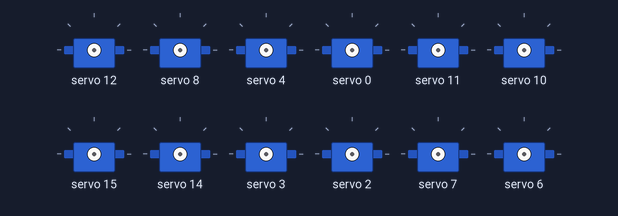
This sketch was run on a simulated Arduino Uno, built with avr-gcc and run on an emulated ATmega328P. Parts: 12 × servo.

Above: at 0.1 s.
At 3.15 s:
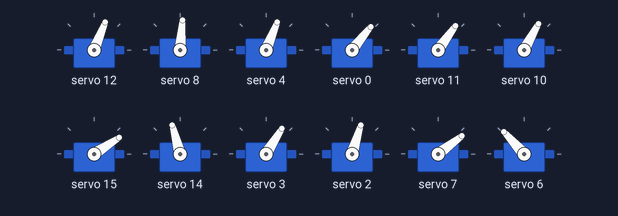
At 4.2 s:
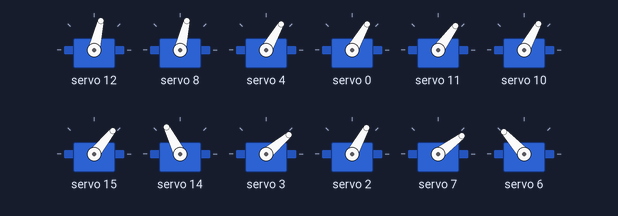
At 7.06 s:
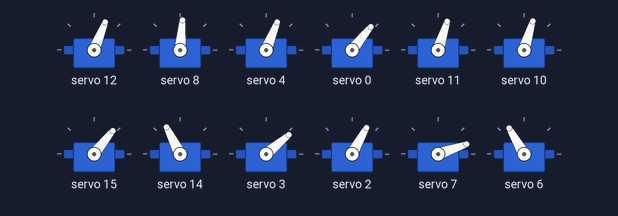
At 8.8 s:
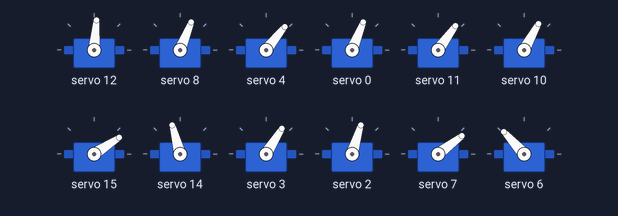
At 13.4 s:
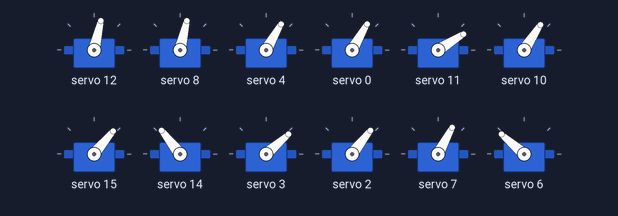
Timing chart, 0 to 19.7 s (numbered marks = the images above):
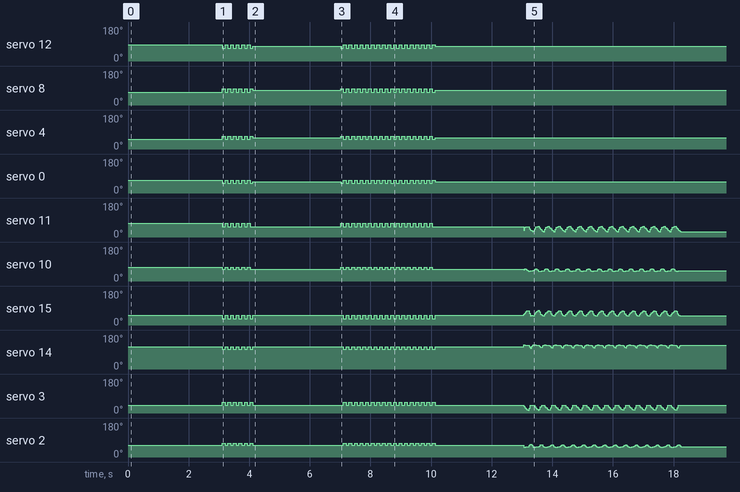

Measured:
- by itself, servo 12: 85° → 68° at 3.1 s, → 85° 0.09 s later, → 68° 0.09 s later, → 85° 0.09 s later, … (47 changes in this stretch)
- by itself, servo 8: 68° → 85° at 3.1 s, → 68° 0.09 s later, → 85° 0.09 s later, → 68° 0.09 s later, … (47 changes in this stretch)
- by itself, servo 4: 51° → 68° at 3.1 s, → 51° 0.09 s later, → 68° 0.09 s later, → 51° 0.09 s later, … (47 changes in this stretch)
- by itself, servo 0: 68° → 51° at 3.1 s, → 68° 0.09 s later, → 51° 0.09 s later, → 68° 0.09 s later, … (47 changes in this stretch)
- by itself, servo 11: 72° → 54° at 3.1 s, → 72° 0.09 s later, → 54° 0.09 s later, → 72° 0.09 s later, … (180 changes in this stretch)
- by itself, servo 10: 73° → 61° at 3.1 s, → 73° 0.09 s later, → 61° 0.09 s later, → 73° 0.09 s later, … (135 changes in this stretch)
- by itself, servo 14: 117° → 105° at 3.1 s, → 117° 0.09 s later, → 105° 0.09 s later, → 117° 0.09 s later, … (151 changes in this stretch)

The sketch:

Main.ino
```cpp
#include <Wire.h>
#include <Adafruit_PWMServoDriver.h>

Adafruit_PWMServoDriver pwm = Adafruit_PWMServoDriver(0x40);

#define ROWS 2
#define COLS 40

const double L1 = 6.5;
const double L2 = 6.5;
const double pi = 3.14159;
const double rad_to_degree = 180.0/pi;
double alpha,beta,gamma,c1,s1,c2,s2,q2,q1,x_foot,y_foot;
double path_1[ROWS][COLS];
unsigned long working_time = 0;

void backward_motion(void);
void direct_kinematic(double alpha, double gamma, double beta, double* x, double* y, double* z );
void inverse_kinematic(double x, double y, double z, double* alpha, double* beta, double* gamma );

void front_right(double x,double y);
void front_left(double x,double y);
void rear_right(double x,double y);
void rear_left(double x,double y);

void forward_motion(void);
void backward_motion(void);
void straight_shoulders(void);
void throtting_CCW (void);
void throtting_CW (void);
void up(double H);

void LinearCartesianPath(double x1, double y1, double x2, double y2,double x3, double y3, double x4, double y4, double traj[ROWS][COLS]);


void setup() {

  delay(3000);

  pwm.begin();
  pwm.setPWMFreq(60);
  straight_shoulders();
  //LinearCartesianPath(1, 11, 0, 10,-1, 9, -1, 11 , path_1);
  LinearCartesianPath(2, 11, 0, 10,-1, 9, -1, 11 , path_1);
}

void loop() {
  working_time = millis();


if(working_time < 4000){throtting_CCW();
  }else if(working_time < 7000){straight_shoulders();up(11);}
  else if(working_time < 10000){throtting_CW();}
  else if(working_time < 13000){straight_shoulders();up(11);}
  else if(working_time < 18000){straight_shoulders();forward_motion();}

}
```

Kinematic.ino
```cpp
 void direct_kinematic(double alpha, double gamma, double beta, double* x, double* y, double* z ){
     double diff = gamma-beta;
     *x = L1*sin(beta)+L2*sin(diff);
     *y = sin(alpha)*(L1*cos(beta)+L2*cos(diff));
     *z = cos(alpha)*(L1*cos(beta)+L2*cos(diff));
     return;
  }

 void inverse_kinematic(double x, double y, double z, double* alpha, double* beta, double* gamma ){

     double h = -sqrt(pow(z,2)+pow(y,2));
     double c = sqrt(pow(x,2)+pow(z,2));
     double D1 = atan2(x,z);
     double D2 = acos((pow(c,2)+pow(L1,2)-pow(L2,2))/(2*c*L1));

     *alpha = -atan2(y,z) + pi;
     *beta = D1 + D2;
     *gamma = acos((pow(L1,2)+pow(L2,2)-pow(c,2))/(2*L1*L2));
     return;
  }
```

Legs_Motion.ino
```cpp
 int angleToPulse(int ang, int SERVOMIN, int SERVOMAX){
   int pulse = map(ang,0, 180, SERVOMIN,SERVOMAX);
   return pulse;
}

void front_right(double x,double y)
   {
   c2 =(pow(x,2)+pow(y,2)-(pow(L1,2)+pow(L2,2)))/(2*L1*L2);
   s2 = sqrt(1-pow(c2,2));
   q2 = atan2(s2,c2);
   q1 = atan2(y,x)-atan2(L2*s2,L1+(L2*c2));
   q1 = q1*rad_to_degree;
   q2 = q2*rad_to_degree;
   beta  = map(  q1 ,0, 180, 35,170);
   gamma = map(  q2 ,130, 0, 30,170);
   pwm.setPWM(11, 0, angleToPulse(gamma+15,0,420) ); // offset
   pwm.setPWM(10, 0, angleToPulse(beta,0,675) );
   }

void rear_right(double x,double y)
   {
   c2 =(pow(x,2)+pow(y,2)-(pow(L1,2)+pow(L2,2)))/(2*L1*L2);
   s2 = sqrt(1-pow(c2,2));
   q2 = atan2(s2,c2);
   q1 = atan2(y,x)-atan2(L2*s2,L1+(L2*c2));
   q1 = q1*rad_to_degree;
   q2 = q2*rad_to_degree;
   beta  = map(  q1 ,0, 180, 35,170);
   gamma = map(  q2 ,130, 0, 30,170);
   pwm.setPWM(3, 0, angleToPulse(gamma,0,420) );
   pwm.setPWM(2, 0, angleToPulse(beta,0,675) );
   }

void front_left(double x,double y)
   {
   c2 =(pow(x,2)+pow(y,2)-(pow(L1,2)+pow(L2,2)))/(2*L1*L2);
   s2 = sqrt(1-pow(c2,2));
   q2 = atan2(s2,c2);
   q1 = atan2(y,x)-atan2(L2*s2,L1+(L2*c2));
   q1 = q1*rad_to_degree;
   q2 = q2*rad_to_degree;
   beta  = map(  q1 ,180, 0, 30,170);
   gamma = map(  q2 ,0, 130, 30,170);
   pwm.setPWM(15, 0, angleToPulse(gamma+15,0,420) );  // offset
  pwm.setPWM(14, 0, angleToPulse(beta-10,0,675) );  // offset
   }

void rear_left(double x,double y)
   {
   c2 =(pow(x,2)+pow(y,2)-(pow(L1,2)+pow(L2,2)))/(2*L1*L2);
   s2 = sqrt(1-pow(c2,2));
   q2 = atan2(s2,c2);
   q1 = atan2(y,x)-atan2(L2*s2,L1+(L2*c2));
   q1 = q1*rad_to_degree;
   q2 = q2*rad_to_degree;
   beta  = map(  q1 ,180, 0, 30,170);
   gamma = map(  q2 ,0, 130, 30,170);
   pwm.setPWM(7, 0, angleToPulse(gamma,0,420) );
   pwm.setPWM(6, 0, angleToPulse(beta,0,675) );
   }


void LinearCartesianPath(double x1, double y1, double x2, double y2,double x3, double y3, double x4, double y4, double traj[ROWS][COLS])
{
  double diff_x = abs(x2-x1)/10;
  double diff_y = abs(y2-y1)/10;
  for(int counter = 0; counter <=9; counter++){
     traj[0][counter] = x1 - diff_x*counter;
     traj[1][counter] = y1 - diff_y*counter;
  }
  diff_x = abs(x3-x2)/10;
  diff_y = abs(y3-y2)/10;
  for(int counter = 10; counter <=19; counter++){
     traj[0][counter] = x2 - diff_x*(counter-10);
     traj[1][counter] = y2 - diff_y*(counter-10);
  }
  diff_x = abs(x4-x3)/10;
  diff_y = abs(y4-y3)/10;
  for(int counter = 20; counter <=29; counter++){
     traj[0][counter] = x3 + diff_x*(counter-20);
     traj[1][counter] = y3 + diff_y*(counter-20);
  }
  diff_x = abs(x1-x4)/10;
  diff_y = abs(y1-y4)/10;
  for(int counter = 30; counter <=39; counter++){
     traj[0][counter] = x4 + diff_x*(counter-30);
     traj[1][counter] = y4 + diff_y*(counter-30);
  }

}
```

Tasks.ino
```cpp
void up(double H){

   front_right(0,H);
   front_left( 0,H);
   rear_right( 0,H);
   rear_left(  0,H);
  }

void straight_shoulders(void){
  /*
  12 front left
  8 front right
  4 rear left
  0 rear right
  */
  pwm.setPWM(12, 0, angleToPulse(110,90,480) ); // UP > 110 | DOWN < 110
  pwm.setPWM(8, 0, angleToPulse(110,90,480) );  // UP < 110 | DOWN > 110
  pwm.setPWM(4, 0, angleToPulse(90,90,480) );   // UP <  90 | DOWN >  90
  pwm.setPWM(0, 0, angleToPulse(90,90,480) );   // UP >  90 | DOWN <  90

}
  void throtting_CCW (void)
  {

  pwm.setPWM(12, 0, angleToPulse(120,90,480) ); // UP > 110 | DOWN < 110
  pwm.setPWM(8, 0, angleToPulse(100,90,480) );  // UP < 110 | DOWN > 110
  pwm.setPWM(4, 0, angleToPulse(80,90,480) );   // UP <  90 | DOWN >  90
  pwm.setPWM(0, 0, angleToPulse(100,90,480) );   // UP >  90 | DOWN <  90
  front_right(0,12);
  front_left( 0,11);
  rear_right( 0,11);
  rear_left(  0,12);
  delay(80);
  pwm.setPWM(12, 0, angleToPulse(100,90,480) ); // UP > 110 | DOWN < 110
  pwm.setPWM(8, 0, angleToPulse(120,90,480) );  // UP < 110 | DOWN > 110
  pwm.setPWM(4, 0, angleToPulse(100,90,480) );   // UP <  90 | DOWN >  90
  pwm.setPWM(0, 0, angleToPulse(80,90,480) );   // UP >  90 | DOWN <  90
  front_right(0,11);
  front_left( 0,12);
  rear_right( 0,12);
  rear_left(  0,11);
  delay(80);

  }
void throtting_CW (void)
  {
  pwm.setPWM(12, 0, angleToPulse(100,90,480) ); // UP > 110 | DOWN < 110
  pwm.setPWM(8, 0, angleToPulse(120,90,480) );  // UP < 110 | DOWN > 110
  pwm.setPWM(4, 0, angleToPulse(100,90,480) );   // UP <  90 | DOWN >  90
  pwm.setPWM(0, 0, angleToPulse(80,90,480) );   // UP >  90 | DOWN <  90
  front_right(0,12);
  front_left( 0,11);
  rear_right( 0,11);
  rear_left(  0,12);
  delay(80);
  pwm.setPWM(12, 0, angleToPulse(120,90,480) ); // UP > 110 | DOWN < 110
  pwm.setPWM(8, 0, angleToPulse(100,90,480) );  // UP < 110 | DOWN > 110
  pwm.setPWM(4, 0, angleToPulse(80,90,480) );   // UP <  90 | DOWN >  90
  pwm.setPWM(0, 0, angleToPulse(100,90,480) );   // UP >  90 | DOWN <  90
  front_right(0,11);
  front_left( 0,12);
  rear_right( 0,12);
  rear_left(  0,11);
  delay(80);
  }
void forward_motion(void){
    int c2 = 20;
    for(int c = 0;c<40;c++){
      if(c2 == 39){c2 =0;}
      else{c2++;}
      front_left( path_1[0][c],path_1[1][c]);
      rear_right( path_1[0][c],path_1[1][c]);
      front_right( path_1[0][c2],path_1[1][c2]);
      rear_left( path_1[0][c2],path_1[1][c2]);
      }
}
void backward_motion(){
    int c2 = 20;
    for(int c = 40;c>0;c--){
      if(c2 == 0){c2 = 39;}
      else{c2--;}
      front_left( path_1[0][c],path_1[1][c]);
      rear_right( path_1[0][c],path_1[1][c]);
      front_right( path_1[0][c2],path_1[1][c2]);
      rear_left( path_1[0][c2],path_1[1][c2]);
      }
  }
   
```
